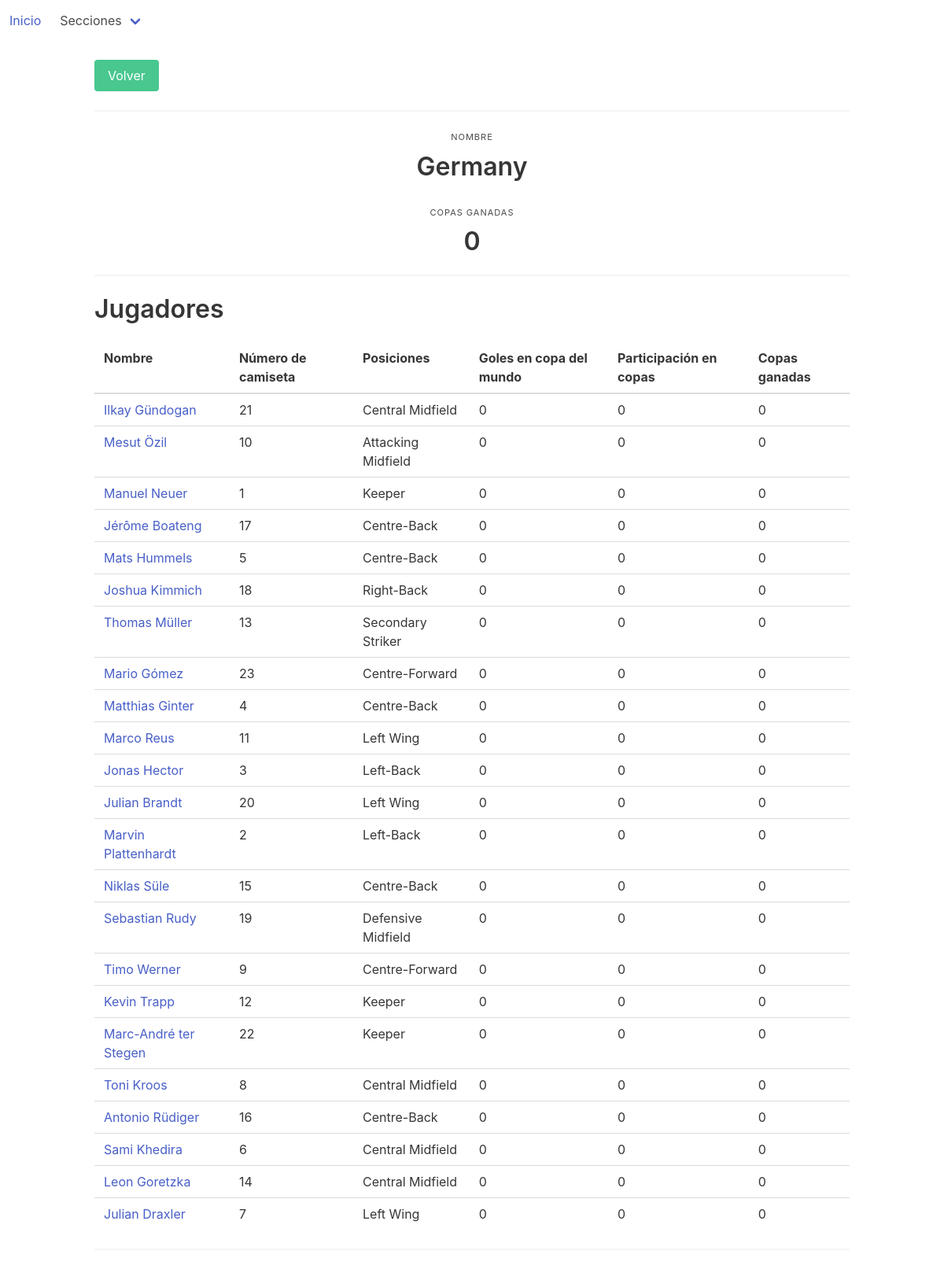
Before: /dashboard/teams/20 with the older database file.
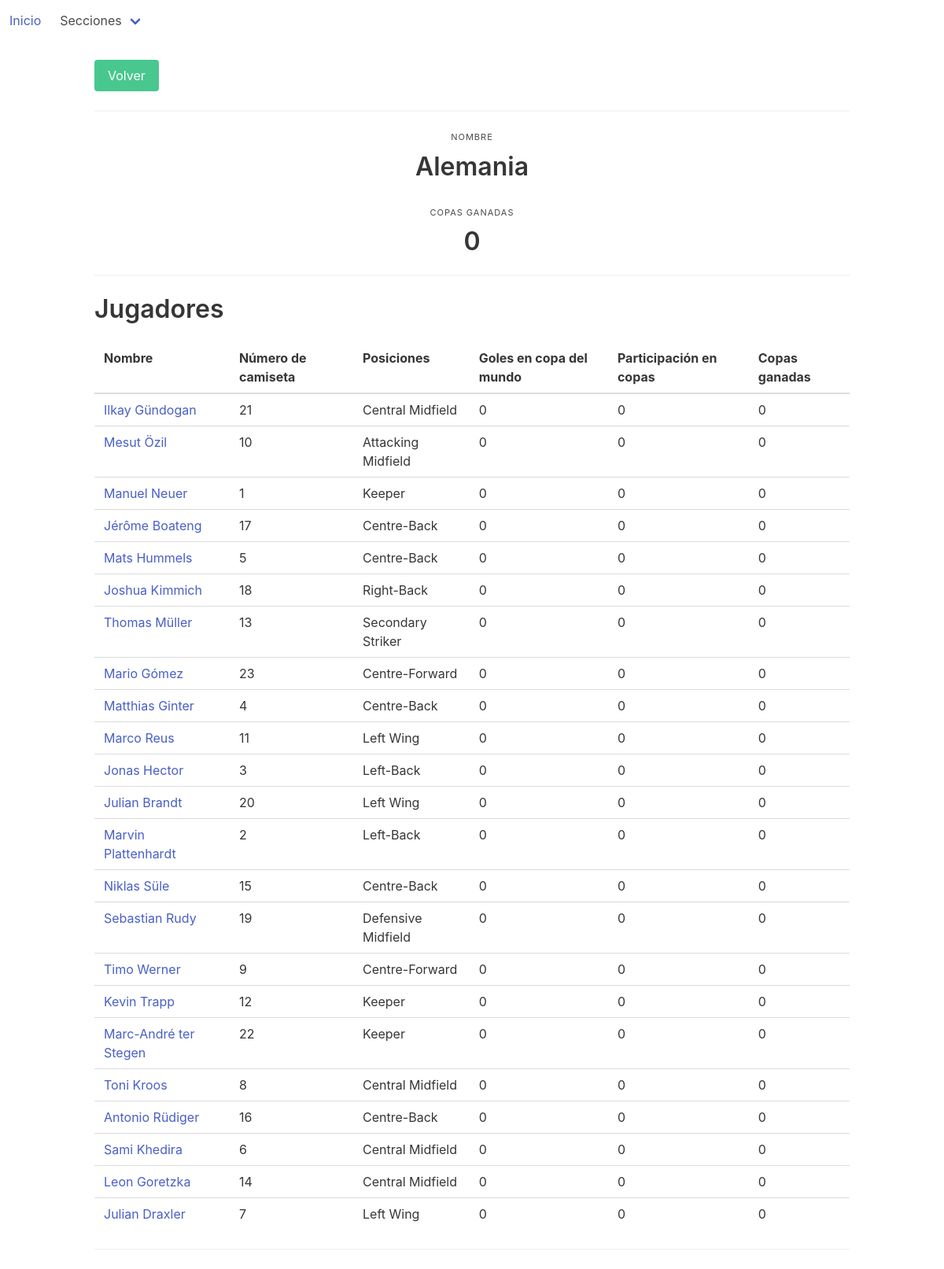
After: the same page with the newer database file.
### dashboard/models.py (models this page shows, shortened)
class Team(models.Model):
    name = models.CharField(max_length=32)
    code = models.CharField(max_length=32)
    cups = models.IntegerField(default=0)
    finals = models.IntegerField(default=0)
    semifinals = models.IntegerField(default=0)
    class Meta:
        ordering = ["name"]

### dashboard/views.py (the view)
# urls.py: url(r'^teams/(?P<pk>\d+)$', views.TeamDetailView.as_view(), name='team-detail'),
class TeamDetailView(DetailView):
    model = Team

### templates/dashboard/team_detail.html (shortened to what this page needs)
{% extends 'base.html' %}
{% block content %}
    <a class="button is-success" href="{% url 'team-list' %}">Volver</a>
    <hr>
    <div class="level">
        <div class="level-item has-text-centered">
            <div>
                <p class="heading">Nombre</p>
                <p class="title">{{ team.name }}</p>
                <p class="heading">Copas ganadas</p>
                <p class="title">{{ team.cups }}</p>
            </div>
        </div>
    </div>
    <hr>
    <div class="level">
        <div>
            <p class="title">
                Jugadores
            </p>
        </div>
        <br/>
    </div>
    <div class="level">
        <table class="table">
            <thead>
            <tr>
                <th>Nombre</th>
                <th>Número de camiseta</th>
                <th>Posiciones</th>
                <th>Goles en copa del mundo</th>
                <th>Participación en copas</th>
                <th>Copas ganadas</th>
            </tr>
            </thead>
            <tbody>
            {% for player in team.player_set.all %}
                <tr>
                    <td><a href="{% url 'player-detail' player.pk %}">{{ player.name }}</a></td>
                    <td>{{ player.jerseyNumber }}</td>
                    {% for position in player.positions.all %}
                        <td>{{ position.name     }}</td>
                    {% endfor %}
                    <td>{{ player.world_cups }}</td>
                    <td>{{ player.world_cups_won }}</td>
                    <td>{{ player.goals }}</td>
                </tr>
            {% endfor %}
            </tbody>
        </table>
    </div>
    <hr>
{% endblock %}

Changed rows visible on the page:
changed Team: name "Germany" → "Alemania"
